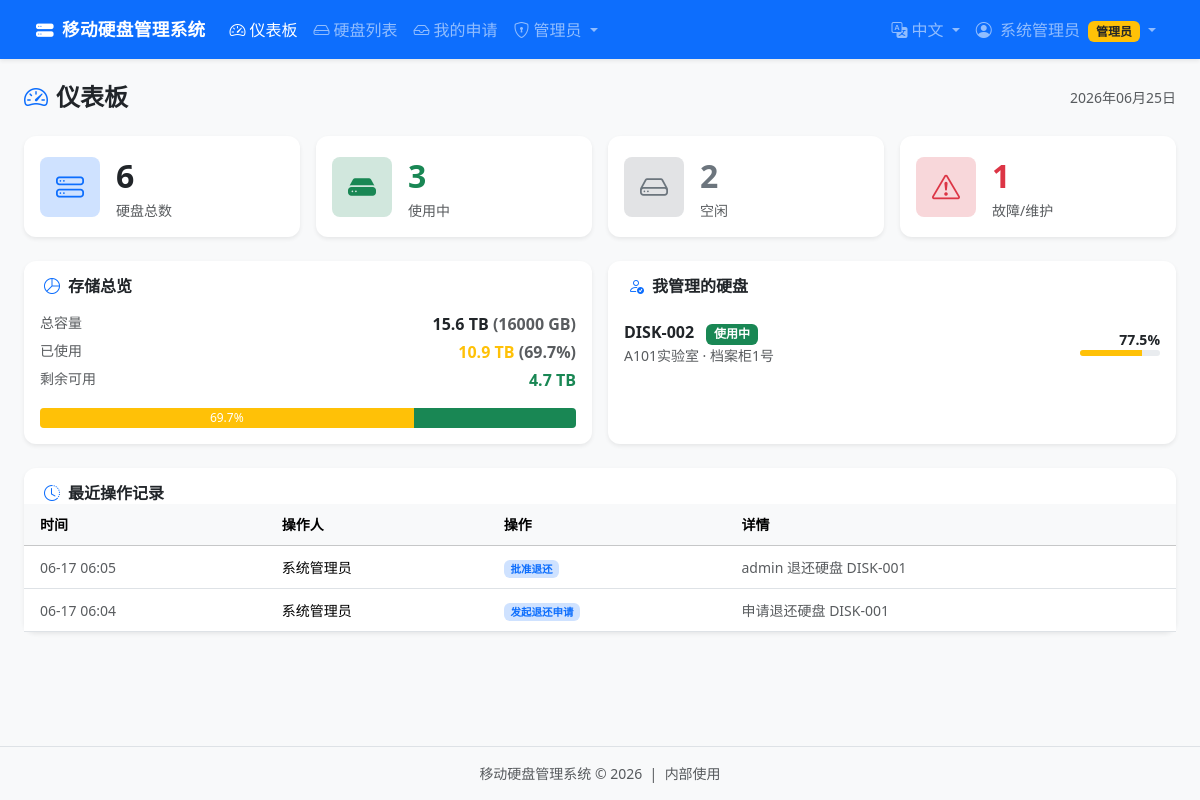
Page / (signed in) on the earlier database version.
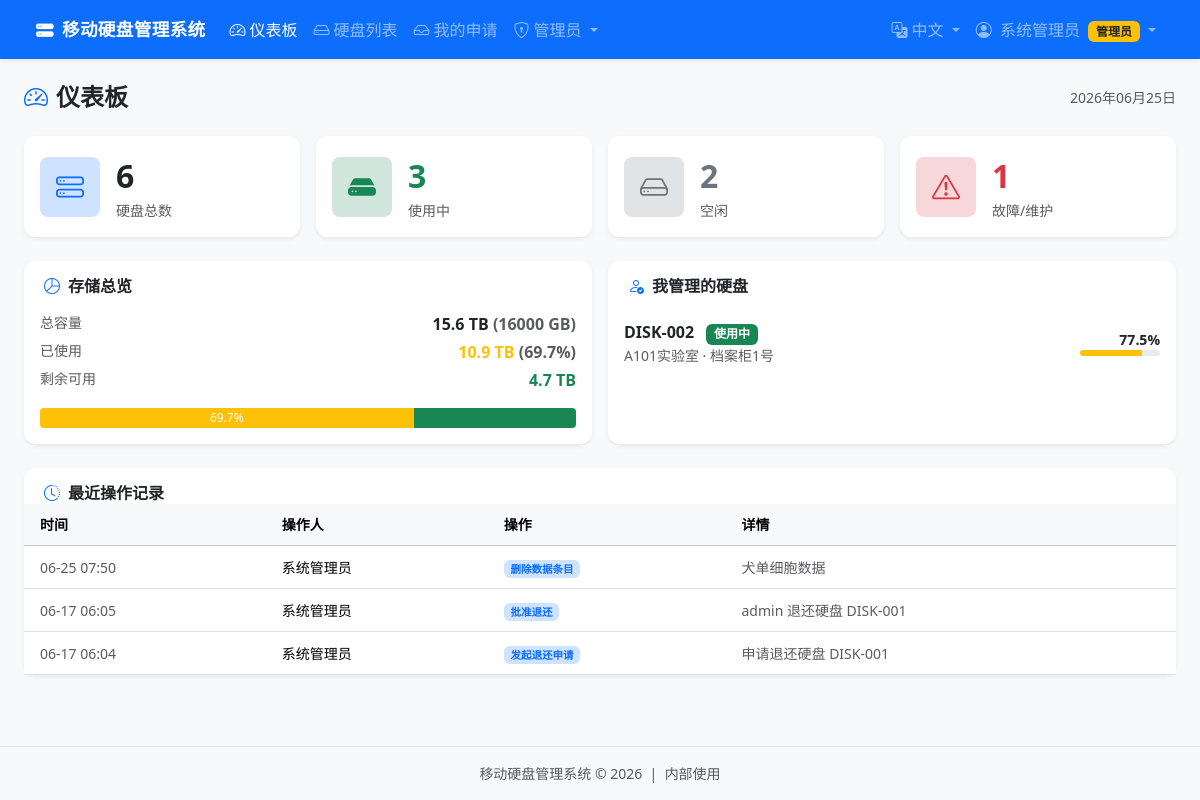
Same page on the later database version.
### app.py (models this page shows, shortened)
class Disk(db.Model):
    __tablename__ = 'disks'
    id               = db.Column(db.Integer, primary_key=True)
    disk_number      = db.Column(db.String(60), unique=True, nullable=False)  # 编号
    disk_type        = db.Column(db.String(30), default='HDD')                # HDD/SSD/NVMe
    total_space_gb   = db.Column(db.Float, default=0)
    used_space_gb    = db.Column(db.Float, default=0)
    status           = db.Column(db.String(30), default='idle')               # active/idle/faulty/maintenance
    location         = db.Column(db.String(256))                              # 所在地点
    brand            = db.Column(db.String(120))                              # 品牌
    model_name       = db.Column(db.String(120))                              # 型号
    serial_number    = db.Column(db.String(120))                              # S/N 序列号
    part_number      = db.Column(db.String(120))                              # P/N 产品编号
    manager_id       = db.Column(db.Integer, db.ForeignKey('users.id'), nullable=True)
    management_start = db.Column(db.Date, nullable=True)
    notes            = db.Column(db.Text, default='')
    created_at       = db.Column(db.DateTime, default=datetime.utcnow)
    updated_at       = db.Column(db.DateTime, default=datetime.utcnow, onupdate=datetime.utcnow)
    data_entries         = db.relationship('DataEntry', backref='disk', lazy=True,
                                           cascade='all, delete-orphan')
    requests             = db.relationship('DiskRequest', backref='disk', lazy=True,
                                           cascade='all, delete-orphan')
    history              = db.relationship('ManagementHistory', backref='disk', lazy=True,
                                           cascade='all, delete-orphan')
    audit_logs           = db.relationship('AuditLog', backref='disk', lazy=True,
                                           cascade='all, delete-orphan')
    @property
    def usage_percent(self):
        if self.total_space_gb <= 0:
            return 0
        return min(100, round(self.used_space_gb / self.total_space_gb * 100, 1))

class AuditLog(db.Model):
    __tablename__ = 'audit_logs'
    id         = db.Column(db.Integer, primary_key=True)
    disk_id    = db.Column(db.Integer, db.ForeignKey('disks.id'), nullable=True)
    user_id    = db.Column(db.Integer, db.ForeignKey('users.id'), nullable=True)
    action     = db.Column(db.String(100))
    details    = db.Column(db.Text)
    created_at = db.Column(db.DateTime, default=datetime.utcnow)
    user       = db.relationship('User', foreign_keys=[user_id])

class User(db.Model):
    __tablename__ = 'users'
    id            = db.Column(db.Integer, primary_key=True)
    username      = db.Column(db.String(80), unique=True, nullable=False)
    password_hash = db.Column(db.String(256), nullable=False)
    display_name  = db.Column(db.String(120))
    email         = db.Column(db.String(120))
    department    = db.Column(db.String(120))
    role          = db.Column(db.String(20), default='user')   # 'admin' or 'user'
    created_at    = db.Column(db.DateTime, default=datetime.utcnow)
    disks         = db.relationship('Disk', backref='manager', lazy=True,
                                    foreign_keys='Disk.manager_id')
    requests      = db.relationship('DiskRequest', backref='requester', lazy=True,
                                    foreign_keys='DiskRequest.user_id')

### app.py (the view)
@app.route('/')
@login_required
def dashboard():
    total_disks   = Disk.query.count()
    active_disks  = Disk.query.filter_by(status='active').count()
    idle_disks    = Disk.query.filter_by(status='idle').count()
    faulty_disks  = Disk.query.filter_by(status='faulty').count()
    all_disks     = Disk.query.all()
    total_space   = sum(d.total_space_gb for d in all_disks)
    used_space    = sum(d.used_space_gb for d in all_disks)
    pending_req   = DiskRequest.query.filter_by(status='pending').count()
    my_disks      = Disk.query.filter_by(manager_id=session['user_id']).all()
    user = current_user()
    if user.role == 'admin':
        recent_logs = AuditLog.query.order_by(AuditLog.created_at.desc()).limit(8).all()
    else:
        recent_logs = AuditLog.query.filter_by(user_id=session['user_id'])\
                                    .order_by(AuditLog.created_at.desc()).limit(8).all()
    return render_template('dashboard.html',
        total_disks=total_disks, active_disks=active_disks,
        idle_disks=idle_disks, faulty_disks=faulty_disks,
        total_space=total_space, used_space=used_space,
        pending_req=pending_req, my_disks=my_disks,
        recent_logs=recent_logs
    )

### app.py (called while the page is built)
def login_required(f):
    @wraps(f)
    def decorated(*args, **kwargs):
        if 'user_id' not in session:
            flash(_('flash.login_required'), 'warning')
            return redirect(url_for('login'))
        return f(*args, **kwargs)
    return decorated

def current_user():
    if 'user_id' in session:
        return User.query.get(session['user_id'])
    return None

def pending_count():
    return DiskRequest.query.filter_by(status='pending').count()

@app.context_processor
def inject_i18n():
    return {
        'lang': get_locale(),
        'IMPORTANCE_LABELS': importance_labels(),
        'BACKUP_LABELS': backup_labels(),
    }

@app.context_processor
def inject_now():
    return {'now': datetime.utcnow()}

### i18n.py (called while the page is built)
def get_locale():
    lang = session.get('lang', DEFAULT_LANGUAGE)
    return lang if lang in SUPPORTED_LANGUAGES else DEFAULT_LANGUAGE

def _(key, **kwargs):
    lang = get_locale()
    text = MESSAGES.get(lang, {}).get(key) or MESSAGES.get(DEFAULT_LANGUAGE, {}).get(key) or key
    if kwargs:
        try:
            return text.format(**kwargs)
        except (KeyError, ValueError):
            return text
    return text

### templates/dashboard.html (shortened to what the changed rows need)
{% extends 'base.html' %}
{% block content %}
<div class="row g-3 mb-4">
        {% set used_pct = (used_space / total_space * 100) | round(1) if total_space > 0 else 0 %}
        {% set free_space = total_space - used_space %}
  <div class="col-lg-6">
    <div class="card border-0 shadow-sm h-100">
      <div class="card-body">
        {% if my_disks %}
          <div class="list-group list-group-flush">
            {% for disk in my_disks %}
            <a href="{{ url_for('disk_detail', disk_id=disk.id) }}"
               class="list-group-item list-group-item-action d-flex justify-content-between align-items-center px-0">
              <div>
                <span class="fw-semibold">{{ disk.disk_number }}</span>
                <span class="ms-2 badge {{ status_badge(disk.status) }}">{{ status_label(disk.status) }}</span>
                <div class="small text-muted">{{ disk.location or _('page.dashboard.no_location') }}</div>
              </div>
              <div class="text-end">
                <div class="small fw-semibold">{{ disk.usage_percent }}%</div>
                <div class="progress" style="width:80px;height:6px">
                  <div class="progress-bar {{ 'bg-danger' if disk.usage_percent > 90 else 'bg-warning' if disk.usage_percent > 70 else 'bg-success' }}"
                       style="width:{{ disk.usage_percent }}%"></div>
                </div>
              </div>
            </a>
            {% endfor %}
          </div>
        {% endif %}
      </div>
    </div>
  </div>
</div>
<div class="row g-3">
  <div class="col-12">
    <div class="card border-0 shadow-sm">
      <div class="card-body p-0">
        {% if recent_logs %}
        <div class="table-responsive">
          <table class="table table-hover mb-0 align-middle">
            <thead class="table-light small">
              <tr>
                <th class="ps-3">{{ _('common.time') }}</th>
                <th>{{ _('common.user') }}</th>
                <th>{{ _('common.action') }}</th>
                <th>{{ _('common.details') }}</th>
              </tr>
            </thead>
            <tbody class="small">
              {% for log in recent_logs %}
              <tr>
                <td class="ps-3 text-muted">{{ log.created_at.strftime('%m-%d %H:%M') }}</td>
                <td>{{ log.user.display_name if log.user else _('common.system') }}</td>
                <td><span class="badge bg-primary-subtle text-primary">{{ translate_action(log.action) }}</span></td>
                <td class="text-muted">{{ translate_audit_details(log.action, log.details)[:60] if log.details else '' }}</td>
              </tr>
              {% endfor %}
            </tbody>
          </table>
        </div>
        {% else %}
          <div class="text-center text-muted py-4">{{ _('page.dashboard.no_activity') }}</div>
        {% endif %}
      </div>
    </div>
  </div>
</div>
{% endblock %}

Differences in the rows shown:
added AuditLog: created_at "06-25 07:50", user "系统管理员"
